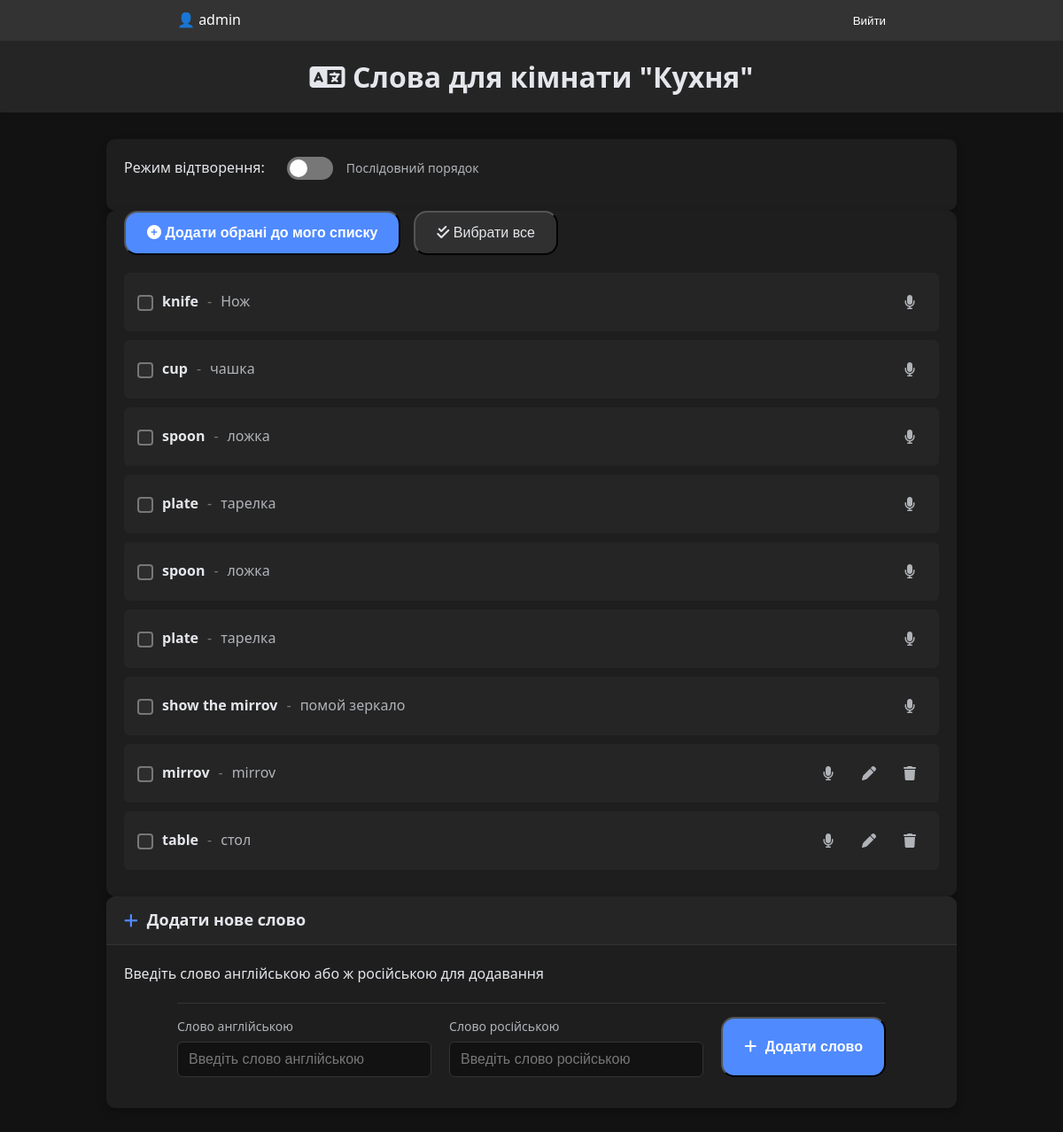
/rooms/room/2/ (signed in), run on an earlier commit of the app's database.
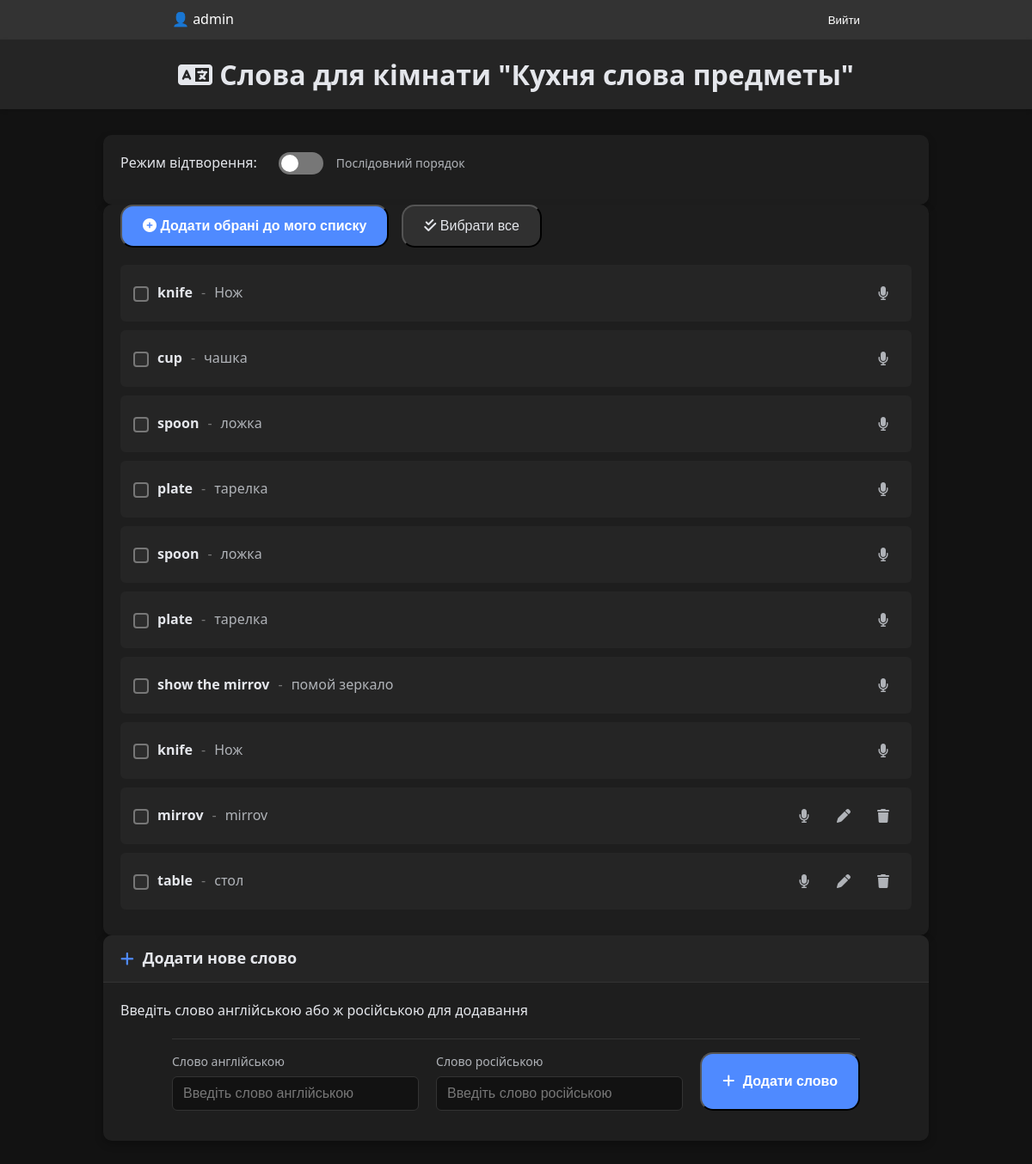
And on a later commit of the database.
### trainer/models.py (models this page shows, shortened)
class Room(models.Model):
    name = models.CharField(max_length=255)
    chapter = models.ForeignKey(Chapter, on_delete=models.CASCADE, related_name='rooms', blank=True, null=True)
    user = models.ForeignKey(User, on_delete=models.CASCADE, blank=True, null=True)

class Word(models.Model):
    room = models.ForeignKey(Room, on_delete=models.CASCADE, related_name='words')
    user = models.ForeignKey(User, on_delete=models.CASCADE, null=True, blank=True)
    en = models.CharField(max_length=100)
    ru = models.CharField(max_length=100, blank=True)
    is_admin_word = models.BooleanField(default=True)

### trainer/views.py (the view)
# urls.py: path('rooms/room/<int:room_id>/', views.room_words, name='room_words'),
@login_required
def room_words(request, room_id):
    room = get_object_or_404(Room, id=room_id)
    words_qs = Word.objects.filter(room=room, user__isnull=True)
    user_words_qs = Word.objects.filter(room=room, user=request.user)
    all_word_ids_on_page = [w.id for w in words_qs] + [uw.id for uw in user_words_qs]
    word_content_type = ContentType.objects.get_for_model(Word)
    selected_word_ids = UserSelection.objects.filter(
        user=request.user,
        content_type=word_content_type,
        object_id__in=all_word_ids_on_page
    ).values_list('object_id', flat=True)
    user_recordings = WordRecording.objects.filter(
        user=request.user,
        word_id__in=all_word_ids_on_page
    )
    user_recordings_map = {rec.word_id: rec.recording.url for rec in user_recordings if rec.recording}
    processed_words = []
    for word_obj in list(words_qs):
        word_obj.user_recording_url = user_recordings_map.get(word_obj.id)
        processed_words.append(word_obj)
    processed_user_words = []
    for word_obj in list(user_words_qs):
        word_obj.user_recording_url = user_recordings_map.get(word_obj.id)
        processed_user_words.append(word_obj)
    return render(
        request,
        "room_words.html",
        {
            "room": room,
            "words": processed_words,
            "user_words": processed_user_words,
            "selected_word_ids": set(selected_word_ids),
            "user_recordings_map": user_recordings_map, # Kept for direct access if needed, though annotation is primary
        },
    )

### trainer/templates/room_words.html (shortened to what this page needs)
{% extends "base.html" %}
{% block extra_styles %}
<link rel="stylesheet" href="/static/css/room_words.css">
<link rel="stylesheet" href="https://cdnjs.cloudflare.com/ajax/libs/font-awesome/6.1.1/css/all.min.css">
{% endblock %}
{% block content %}
    <header class="page-header">
        <div class="container">
            <h1>
                <i class="fas fa-language"></i>
                Слова для кімнати "{{ room.name }}"
            </h1>
        </div>
    </header>
    <main class="container">
        <div class="card">
            <div class="card-body">
                <div class="toggle-container">
                    <div class="mode-label">Режим відтворення:</div>
                    <div class="toggle-switch">
                        <label for="randomPlayback"></label>
                        <span id="playbackModeText">
                            {% if user_settings.random_playback %}Випадковий порядок{% else %}Послідовний порядок{% endif %}
                        </span>
                    </div>
                </div>
            </div>
        </div>
        <div class="card word-section">
            <div class="card-body">
                <form id="wordSelectionForm">
                    <div class="word-controls">
                        <button type="button" onclick="addSelectedWords()" class="primary-btn">
                            <i class="fas fa-plus-circle"></i> Додати обрані до мого списку
                        </button>
                        <button type="button" onclick="toggleSelectAll()" class="secondary-btn">
                            <i class="fas fa-check-double"></i> <span id="selectAllText">Вибрати все</span>
                        </button>
                    </div>
                    <div class="word-list-container">
                        <ul id="wordList" class="word-list">
                            {% for word in words %}
                                <li class="word-item">
                                    <label class="word-label">
                                        <div class="checkbox-wrapper">
                                            <span class="checkmark"></span>
                                        </div>
                                        <div class="word-content">
                                            <span class="word-en">{{ word.en }}</span>
                                            <span class="divider">-</span>
                                            <span class="word-ru">{{ word.ru }}</span>
                                        </div>
                                    </label>
                                    <div class="word-actions">
                                        <button type="button" class="icon-btn record-btn" data-word-id="{{ word.id }}">
                                            <i class="fas fa-microphone"></i>
                                        </button>
                                    </div>
                                </li>
                            {% endfor %}
                        </ul>
                    </div>
                    <div class="word-list-container">
                        <ul id="userWordList" class="word-list">
                            {% for word in user_words %}
                                <li class="word-item">
                                    <label class="word-label">
                                        <div class="checkbox-wrapper">
                                            <span class="checkmark"></span>
                                        </div>
                                        <div class="word-content">
                                            <span class="word-en" id="wordEn">{{ word.en }}</span>
                                            <span class="divider">-</span>
                                            <span class="word-ru" id="wordRu">{{ word.ru }}</span>
                                        </div>
                                    </label>
                                    <div class="word-actions">
                                        <button type="button" class="icon-btn record-btn" data-word-id="{{ word.id }}">
                                            <i class="fas fa-microphone"></i>
                                        </button>
                                        <button type="button" class="icon-btn edit-word" onclick="editWord('{{ word.id }}', '{{ word.en|escapejs }}', '{{ word.ru|escapejs }}')">
                                            <i class="fas fa-pen"></i>
                                        </button>
                                        <button type="button" class="icon-btn delete-word" onclick="deleteWord('{{ word.id }}')">
                                            <i class="fas fa-trash"></i>
                                        </button>
                                    </div>
                                </li>
                            {% endfor %}
                        </ul>
                    </div>
                </form>
            </div>
        </div>
        <div class="card">
            <div class="card-header">
                <h3><i class="fas fa-plus"></i> Додати нове слово</h3>
            </div>
            <div class="card-body">
                <span>Введіть слово англійською або ж російською для додавання</span>
                <form id="addWordForm" class="add-word-form">
                    <div class="form-row">
                        <div class="input-group">
                            <label for="addWordEn">Слово англійською</label>
                            <input type="text" id="addWordEn" placeholder="Введіть слово англійською">
                        </div>
                        <div class="input-group">
                            <label for="addWordRu">Слово російською</label>
                            <input type="text" id="addWordRu" placeholder="Введіть слово російською">
                        </div>
                        <button type="button" class="primary-btn" onclick="submitNewWord()">
                            <i class="fas fa-plus"></i> Додати слово
                        </button>
                    </div>
                </form>
            </div>
        </div>
    </main>
{% endblock %}

### trainer/templates/base.html (shortened to what this page needs)
{% load static %}
<!DOCTYPE html>
<html lang="uk">
<head>
    <link rel="stylesheet" href="{% static 'css/custom_checkbox.css' %}">
    {% block extra_styles %}{% endblock %}
</head>
<body>
    {% if user.is_authenticated %}
    <header style="background: #333; color: white; padding: 10px;">
        <div style="max-width: 800px; margin: auto; display: flex; justify-content: space-between;">
            <div>👤 {{ user.username }}</div>
            <div>
                <form method="post" action="{% url 'logout' %}">
                    <button type="submit" style="background: none; border: none; color: white; cursor: pointer;">Вийти</button>
                </form>
            </div>
        </div>
    </header>
    {% endif %}
    {% block content %}{% endblock %}
</body>
</html>

### trainer/static/css/custom_checkbox.css (style rules this page uses)
.checkbox-wrapper { position: relative; display: inline-block; vertical-align: middle; }
.checkbox-wrapper .checkmark { position: relative; display: inline-block; height: 18px; width: 18px; margin-right: 10px; background-color: #2d2d2d; border: 2px solid var(--text-muted); border-radius: 4px; transition: all 0.2s ease; vertical-align: middle; }
.checkbox-wrapper .checkmark:after { content: ""; position: absolute; display: none; width: 5px; height: 10px; border: solid #b0b3b8; border-width: 0 2px 2px 0; transform: rotate(45deg); top: 50%; left: 50%; transform: translate(-50%, -50%) rotate(45deg); }

What changed in the data, as far as the page shows it:
changed Room: name "Кухня" → "Кухня слова предметы"
added Word: en "knife", ru "Нож", shown under "Слова для кімнати \"Кухня слова предметы\""
